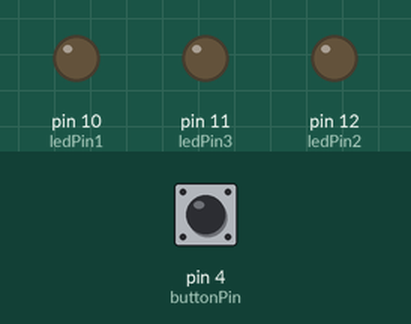
Recording of a sketch running on a simulated Arduino Uno, built with avr-gcc and run on an emulated ATmega328P. On the bench: output pins drawn as LEDs (lit = HIGH). The test bench sets the inputs (shaded band); at power-on: pin 4 (buttonPin) LOW.

Above: at 1.2 s.
1.3 s: pin 4 (buttonPin) pulled HIGH for 0.15 s
At 2.3 s:
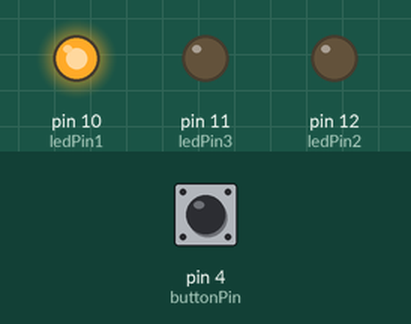
2.9 s: pin 4 (buttonPin) pulled HIGH for 1 s
At 4.8 s:
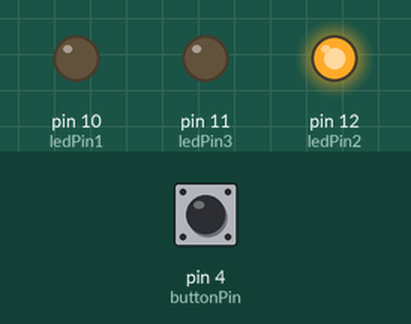
5.4 s: pin 4 (buttonPin) pulled HIGH for 0.15 s
At 6.6 s:
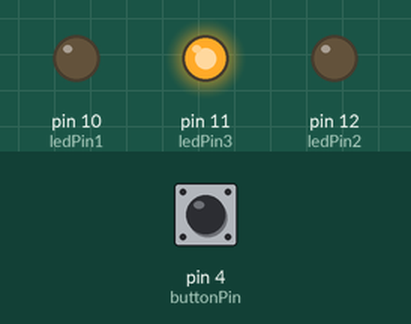
7.0 s: pin 4 (buttonPin) pulled HIGH for 3.2 s
At 10.8 s:
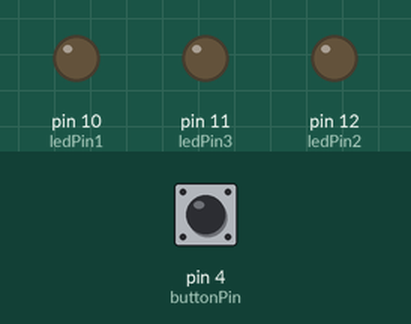
Timing chart, 0 to 12.3 s (numbered marks = the images above; inputs shaded):
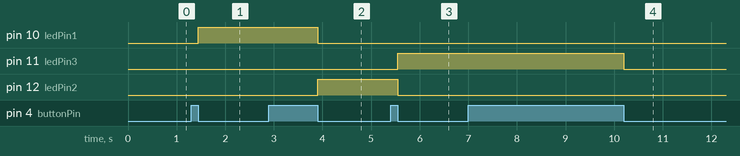

The sketch:

byte.ino
```cpp
const int buttonPin = 4;

const int ledPin1= 10;
const int ledPin2 = 12;
const int ledPin3 = 11;


int initial = 0;
int oldstate = 0;
int buttonstate = 0;

void setup() {
pinMode(ledPin1, OUTPUT);
pinMode(ledPin2, OUTPUT);
pinMode(ledPin3, OUTPUT);
pinMode(buttonPin, INPUT);
}
void loop(){

buttonstate = digitalRead(buttonPin);
if(buttonstate == HIGH){
delay(50);
buttonstate = digitalRead(buttonPin);
if(buttonstate == LOW){
initial = oldstate + 1;
}
}
switch (initial){
case 1:
digitalWrite(ledPin1, HIGH);
digitalWrite(ledPin2, LOW);
digitalWrite(ledPin3, LOW);
oldstate = initial;
break;
case 2:
digitalWrite(ledPin1, LOW);
digitalWrite(ledPin2, HIGH);
digitalWrite(ledPin3, LOW);
oldstate = initial;
break;
case 3:
digitalWrite(ledPin1, LOW);
digitalWrite(ledPin2, LOW);
digitalWrite(ledPin3, HIGH);
oldstate = initial;
break;
default:
digitalWrite(ledPin1, LOW);
digitalWrite(ledPin2, LOW);
digitalWrite(ledPin3, LOW);
oldstate = 0;
break;
}
}
```

Measured:
- after the input at 1.3 s, pin 10 (ledPin1): LOW → HIGH after 0.15 s
- after the input at 2.9 s, pin 10 (ledPin1): HIGH → LOW after 1.0 s; pin 12 (ledPin2): LOW → HIGH after 1.0 s
- after the input at 5.4 s, pin 11 (ledPin3): LOW → HIGH after 0.15 s; pin 12 (ledPin2): HIGH → LOW after 0.15 s
- after the input at 7.0 s, pin 11 (ledPin3): HIGH → LOW after 3.2 s
